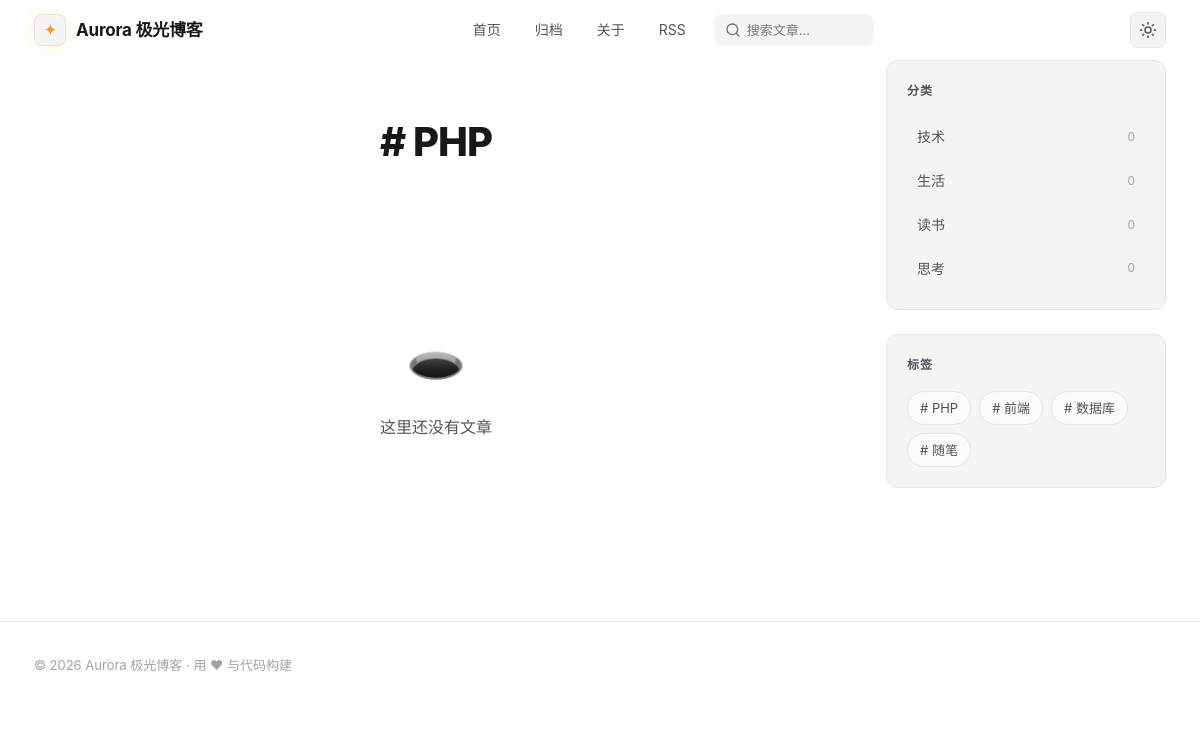
Page /tag/php on the committed database.
### tables this page shows
CREATE TABLE IF NOT EXISTS `categories` (
  `id` INT UNSIGNED NOT NULL AUTO_INCREMENT,
  `name` VARCHAR(50) NOT NULL,
  `slug` VARCHAR(80) NOT NULL,
  `description` VARCHAR(255) NOT NULL DEFAULT '',
  `sort` INT NOT NULL DEFAULT 0,
  `post_count` INT UNSIGNED NOT NULL DEFAULT 0,
  PRIMARY KEY (`id`),
  UNIQUE KEY `uk_slug` (`slug`)
);

CREATE TABLE IF NOT EXISTS `tags` (
  `id` INT UNSIGNED NOT NULL AUTO_INCREMENT,
  `name` VARCHAR(50) NOT NULL,
  `slug` VARCHAR(80) NOT NULL,
  `post_count` INT UNSIGNED NOT NULL DEFAULT 0,
  PRIMARY KEY (`id`),
  UNIQUE KEY `uk_name` (`name`),
  UNIQUE KEY `uk_slug` (`slug`)
);

### app/controllers/FrontController.php (called while the page is built, shortened)
<?php
class FrontController
{
    public function tag(string $slug, int $page = 1): void
    {
        $tag = DB::fetch('SELECT * FROM tags WHERE slug = ?', [$slug]);
        $this->listPage(
            "p.status='published' AND EXISTS (SELECT 1 FROM post_tags pt WHERE pt.post_id=p.id AND pt.tag_id=?)",
            [$tag['id']],
            "SELECT p.*, c.name AS cat_name, c.slug AS cat_slug,
                (SELECT GROUP_CONCAT(t.name ORDER BY t.id) FROM post_tags pt2 JOIN tags t ON t.id=pt2.tag_id WHERE pt2.post_id=p.id) AS tags
             FROM posts p LEFT JOIN categories c ON c.id=p.category_id WHERE %s ORDER BY p.published_at DESC",
            $page,
            'tag',
            ['title' => '# ' . $tag['name'], 'desc' => '', 'slug' => $tag['slug']]
        );
    }
    private function listPage(string $where, array $params, string $sqlTpl, int $page, string $type, array $meta): void
    {
        $size = (int) (Helper::setting('page_size', '10') ?: 10);
        $this->side();
        View::render('list', compact('posts', 'pg', 'type', 'meta', 'base'), 'layout');
    }
    private function side(): void
    {
        $GLOBALS['side'] = [
            'categories' => DB::all('SELECT *, MAX(id) AS id FROM categories GROUP BY slug ORDER BY sort ASC, id ASC'),
            'tags' => DB::all('SELECT * FROM tags ORDER BY post_count DESC, id ASC LIMIT 20'),
            'hot' => DB::all("SELECT id, title, slug, views FROM posts WHERE status='published' ORDER BY views DESC, published_at DESC LIMIT 6"),
            'recent' => DB::all("SELECT id, title, slug, published_at FROM posts WHERE status='published' ORDER BY published_at DESC LIMIT 6"),
            'links' => DB::all('SELECT * FROM links WHERE status=1 ORDER BY sort ASC LIMIT 12'),
            'archive' => DB::all("SELECT DATE_FORMAT(published_at,'%Y年%m月') AS ym, COUNT(*) AS cnt FROM posts WHERE status='published' GROUP BY ym ORDER BY ym DESC LIMIT 12"),
        ];
    }
}

### public/index.php (called while the page is built, shortened)
<?php
require dirname(__DIR__) . '/app/core/Core.php';
try {
    App::run();
} catch (Throwable $e) {
    $debug = $GLOBALS['__config']['app']['debug'] ?? false;
    if ($debug) {
        Helper::abort(500, $e->getMessage() . ' @ ' . $e->getFile() . ':' . $e->getLine());
    }
    Helper::abort(500, '服务器开小差了，请稍后再试');
}

### app/views/layout.php (the view, shortened to what this page needs)
<?php
$siteName = Helper::setting('site_name', 'Aurora Blog');
$theme = Helper::setting('theme_mode', 'dark');
$isHome = ($GLOBALS['__nav'] ?? '') === 'home';
?>
<!DOCTYPE html>
<html lang="zh-CN" data-theme="<?= Helper::e($theme) ?>">
<head><meta charset="UTF-8">
<link rel="stylesheet" href="<?= Helper::asset('/assets/css/main.css') ?>">
</head>
<body class="<?= $isHome ? 'is-home' : '' ?>">
<header class="site-header" id="siteHeader">
    <div class="container header-inner">
        <a href="/" class="logo">
            <span class="logo-mark">✦</span>
            <span class="logo-text"><?= Helper::e($siteName) ?></span>
        </a>
        <nav class="site-nav" id="siteNav">
            <a href="/" class="nav-link <?= ($GLOBALS['__nav'] ?? '') === 'home' ? 'active' : '' ?>">首页</a>
            <a href="/archive" class="nav-link <?= ($GLOBALS['__nav'] ?? '') === 'archive' ? 'active' : '' ?>">归档</a>
            <a href="/about" class="nav-link <?= ($GLOBALS['__nav'] ?? '') === 'about' ? 'active' : '' ?>">关于</a>
            <a href="/rss.xml" class="nav-link">RSS</a>
            <form class="nav-search" action="/search" method="get" role="search">
                <input type="search" name="q" placeholder="搜索文章…" value="<?= Helper::e(Helper::get('q')) ?>" aria-label="搜索">
            </form>
        </nav>
        <div class="header-actions">
            <button class="icon-btn" id="themeToggle" title="切换主题" aria-label="切换主题">
                <svg class="icon icon-sun" aria-hidden="true"><use href="/assets/img/icons.svg#i-sun"></use></svg>
            </button>
        </div>
    </div>
</header>
<main class="container main-grid">
    <div class="content-area"><?php View::content(); ?></div>
    <?php $side = $GLOBALS['side'] ?? []; if (!$isHome && !empty($side)): ?>
    <aside class="sidebar">
        <?php if (!empty($side['categories'])): ?>
        <section class="widget reveal">
            <h3 class="widget-title">分类</h3>
            <div class="cat-list">
                <?php foreach ($side['categories'] as $c): ?>
                <a class="cat-item" href="/category/<?= Helper::e($c['slug']) ?>">
                    <span><?= Helper::e($c['name']) ?></span><em><?= (int) $c['post_count'] ?></em>
                </a>
                <?php endforeach; ?>
            </div>
        </section>
        <?php endif; ?>
        <?php if (!empty($side['tags'])): ?>
        <section class="widget reveal">
            <h3 class="widget-title">标签</h3>
            <div class="tag-cloud">
                <?php foreach ($side['tags'] as $t): ?>
                <a class="tag-chip" href="/tag/<?= Helper::e($t['slug']) ?>"># <?= Helper::e($t['name']) ?></a>
                <?php endforeach; ?>
            </div>
        </section>
        <?php endif; ?>
    </aside>
    <?php endif; ?>
</main>
<footer class="site-footer">
    <div class="container footer-inner">
        <p>© <?= date('Y') ?> <?= Helper::e($siteName) ?> · <?= Helper::e(Helper::setting('footer_text', '用 ❤ 与代码构建')) ?></p>
    </div>
</footer>
</body>
</html>

### rows in the picture
categories: name "技术", post_count "0"
categories: name "生活", post_count "0"
categories: name "读书", post_count "0"
categories: name "思考", post_count "0"
tags: name "PHP"
tags: name "前端"
tags: name "数据库"
tags: name "随笔"

### other values in the picture
Helper::e($siteName) "Aurora 极光博客"
Helper::e($meta['title'] ?? '') "# PHP"
Helper::e(Helper::setting('footer_text', '用 ❤ 与代码构建')) "用 ❤ 与代码构建"
